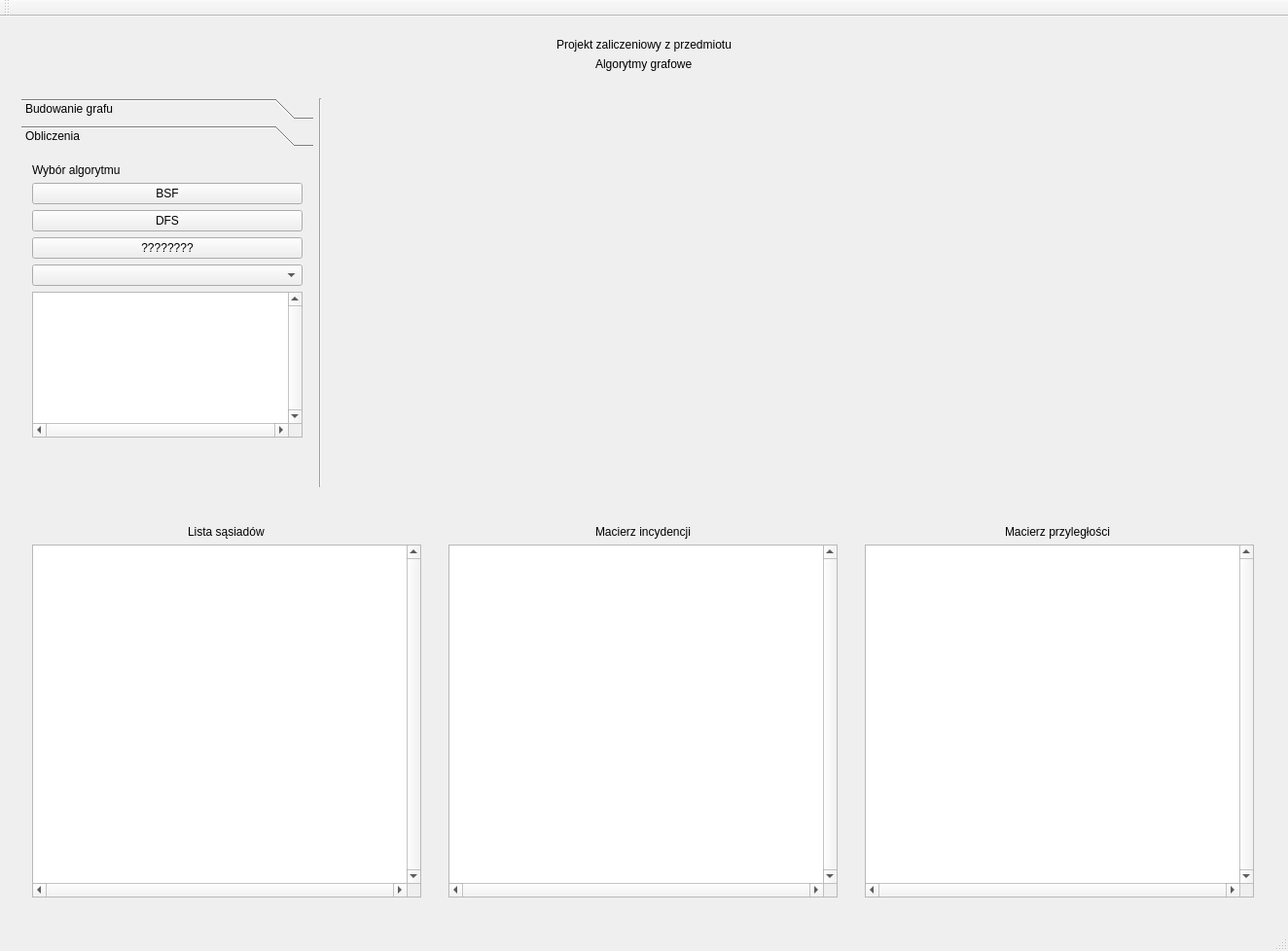
<?xml version="1.0" encoding="UTF-8"?>
<ui version="4.0">
 <class>MainWindow</class>
 <widget class="QMainWindow" name="MainWindow">
  <property name="geometry">
   <rect>
    <x>0</x>
    <y>0</y>
    <width>1324</width>
    <height>978</height>
   </rect>
  </property>
  <property name="windowTitle">
   <string>MainWindow</string>
  </property>
  <widget class="QWidget" name="centralWidget">
   <layout class="QVBoxLayout" name="verticalLayout_9">
    <item>
     <widget class="QWidget" name="widget_10" native="true">
      <layout class="QVBoxLayout" name="verticalLayout_8">
       <item alignment="Qt::AlignHCenter">
        <widget class="QLabel" name="label">
         <property name="text">
          <string>Projekt zaliczeniowy z przedmiotu</string>
         </property>
         <property name="alignment">
          <set>Qt::AlignCenter</set>
         </property>
        </widget>
       </item>
       <item alignment="Qt::AlignHCenter">
        <widget class="QLabel" name="label_2">
         <property name="text">
          <string>Algorytmy grafowe</string>
         </property>
        </widget>
       </item>
      </layout>
     </widget>
    </item>
    <item>
     <widget class="QWidget" name="widget_11" native="true">
      <property name="minimumSize">
       <size>
        <width>1280</width>
        <height>0</height>
       </size>
      </property>
      <property name="maximumSize">
       <size>
        <width>1280</width>
        <height>16777215</height>
       </size>
      </property>
      <layout class="QHBoxLayout" name="horizontalLayout_5">
       <item alignment="Qt::AlignLeft|Qt::AlignTop">
        <widget class="QToolBox" name="toolBox">
         <property name="minimumSize">
          <size>
           <width>300</width>
           <height>360</height>
          </size>
         </property>
         <property name="maximumSize">
          <size>
           <width>300</width>
           <height>360</height>
          </size>
         </property>
         <property name="currentIndex">
          <number>1</number>
         </property>
         <widget class="QWidget" name="page_1">
          <property name="geometry">
           <rect>
            <x>0</x>
            <y>0</y>
            <width>300</width>
            <height>292</height>
           </rect>
          </property>
          <attribute name="label">
           <string>Budowanie grafu</string>
          </attribute>
          <layout class="QVBoxLayout" name="verticalLayout_3">
           <item>
            <widget class="QWidget" name="okno_add_del" native="true">
             <layout class="QHBoxLayout" name="horizontalLayout">
              <item>
               <widget class="QRadioButton" name="rb_dodaj">
                <property name="text">
                 <string>Dodaj</string>
                </property>
                <property name="checkable">
                 <bool>true</bool>
                </property>
                <property name="checked">
                 <bool>false</bool>
                </property>
                <property name="autoExclusive">
                 <bool>true</bool>
                </property>
               </widget>
              </item>
              <item>
               <widget class="QRadioButton" name="rb_usun">
                <property name="text">
                 <string>Usuń</string>
                </property>
               </widget>
              </item>
             </layout>
            </widget>
           </item>
           <item>
            <widget class="QWidget" name="okno_V_E" native="true">
             <property name="enabled">
              <bool>true</bool>
             </property>
             <layout class="QHBoxLayout" name="horizontalLayout_2">
              <item>
               <widget class="QRadioButton" name="rb_V">
                <property name="enabled">
                 <bool>true</bool>
                </property>
                <property name="text">
                 <string>Wierzchołek</string>
                </property>
               </widget>
              </item>
              <item>
               <widget class="QRadioButton" name="rb_E">
                <property name="text">
                 <string>Krawędź</string>
                </property>
               </widget>
              </item>
             </layout>
            </widget>
           </item>
           <item>
            <widget class="QWidget" name="okno_skie_nieskie" native="true">
             <property name="enabled">
              <bool>false</bool>
             </property>
             <layout class="QHBoxLayout" name="horizontalLayout_3">
              <item>
               <widget class="QRadioButton" name="rb_skie">
                <property name="text">
                 <string>Skierowana</string>
                </property>
                <property name="checkable">
                 <bool>true</bool>
                </property>
                <property name="checked">
                 <bool>true</bool>
                </property>
               </widget>
              </item>
              <item>
               <widget class="QRadioButton" name="rb_nieskie">
                <property name="text">
                 <string>Nieskierowana</string>
                </property>
               </widget>
              </item>
             </layout>
            </widget>
           </item>
           <item>
            <widget class="QWidget" name="widget_4" native="true">
             <layout class="QHBoxLayout" name="horizontalLayout_4">
              <item>
               <widget class="QPushButton" name="b_edytuj">
                <property name="text">
                 <string>Edytuj</string>
                </property>
               </widget>
              </item>
              <item>
               <widget class="QPushButton" name="b_koniec">
                <property name="text">
                 <string>Koniec budowy</string>
                </property>
               </widget>
              </item>
             </layout>
             <zorder>b_koniec</zorder>
             <zorder>b_edytuj</zorder>
            </widget>
           </item>
           <item>
            <widget class="QWidget" name="widget_5" native="true">
             <layout class="QVBoxLayout" name="verticalLayout">
              <item>
               <widget class="QPushButton" name="b_clean">
                <property name="text">
                 <string>Wyczyść graf</string>
                </property>
               </widget>
              </item>
             </layout>
            </widget>
           </item>
          </layout>
         </widget>
         <widget class="QWidget" name="page_2">
          <property name="geometry">
           <rect>
            <x>0</x>
            <y>0</y>
            <width>300</width>
            <height>292</height>
           </rect>
          </property>
          <attribute name="label">
           <string>Obliczenia</string>
          </attribute>
          <layout class="QVBoxLayout" name="verticalLayout_2">
           <item>
            <widget class="QLabel" name="label_3">
             <property name="maximumSize">
              <size>
               <width>16777215</width>
               <height>107</height>
              </size>
             </property>
             <property name="text">
              <string>Wybór algorytmu</string>
             </property>
            </widget>
           </item>
           <item>
            <widget class="QPushButton" name="BFS_but">
             <property name="text">
              <string>BSF</string>
             </property>
            </widget>
           </item>
           <item>
            <widget class="QPushButton" name="DFS_but">
             <property name="text">
              <string>DFS</string>
             </property>
            </widget>
           </item>
           <item>
            <widget class="QPushButton" name="pushButton_3">
             <property name="text">
              <string>????????</string>
             </property>
            </widget>
           </item>
           <item>
            <widget class="QComboBox" name="comboBox"/>
           </item>
           <item>
            <widget class="QTextEdit" name="wynik">
             <property name="verticalScrollBarPolicy">
              <enum>Qt::ScrollBarAlwaysOn</enum>
             </property>
             <property name="horizontalScrollBarPolicy">
              <enum>Qt::ScrollBarAlwaysOn</enum>
             </property>
             <property name="lineWrapMode">
              <enum>QTextEdit::NoWrap</enum>
             </property>
             <property name="readOnly">
              <bool>true</bool>
             </property>
            </widget>
           </item>
          </layout>
         </widget>
        </widget>
       </item>
       <item>
        <widget class="Line" name="line">
         <property name="minimumSize">
          <size>
           <width>2</width>
           <height>0</height>
          </size>
         </property>
         <property name="maximumSize">
          <size>
           <width>2</width>
           <height>16777215</height>
          </size>
         </property>
         <property name="orientation">
          <enum>Qt::Vertical</enum>
         </property>
        </widget>
       </item>
       <item>
        <widget class="MyWidget" name="ekran" native="true">
         <property name="enabled">
          <bool>true</bool>
         </property>
         <property name="minimumSize">
          <size>
           <width>950</width>
           <height>400</height>
          </size>
         </property>
         <property name="cursor">
          <cursorShape>ArrowCursor</cursorShape>
         </property>
         <property name="mouseTracking">
          <bool>false</bool>
         </property>
        </widget>
       </item>
      </layout>
     </widget>
    </item>
    <item>
     <widget class="QWidget" name="widget_9" native="true">
      <property name="minimumSize">
       <size>
        <width>1300</width>
        <height>300</height>
       </size>
      </property>
      <property name="maximumSize">
       <size>
        <width>304</width>
        <height>700</height>
       </size>
      </property>
      <layout class="QHBoxLayout" name="horizontalLayout_6">
       <item>
        <widget class="QWidget" name="okno_LS" native="true">
         <layout class="QVBoxLayout" name="verticalLayout_6">
          <item alignment="Qt::AlignHCenter">
           <widget class="QLabel" name="label_7">
            <property name="text">
             <string>Lista sąsiadów</string>
            </property>
           </widget>
          </item>
          <item>
           <widget class="QTextEdit" name="list_LS">
            <property name="verticalScrollBarPolicy">
             <enum>Qt::ScrollBarAlwaysOn</enum>
            </property>
            <property name="horizontalScrollBarPolicy">
             <enum>Qt::ScrollBarAlwaysOn</enum>
            </property>
            <property name="lineWrapMode">
             <enum>QTextEdit::NoWrap</enum>
            </property>
            <property name="readOnly">
             <bool>true</bool>
            </property>
           </widget>
          </item>
         </layout>
        </widget>
       </item>
       <item>
        <widget class="QWidget" name="okno_MI" native="true">
         <layout class="QVBoxLayout" name="verticalLayout_5">
          <item alignment="Qt::AlignHCenter">
           <widget class="QLabel" name="label_6">
            <property name="text">
             <string>Macierz incydencji</string>
            </property>
           </widget>
          </item>
          <item>
           <widget class="QTextEdit" name="MI">
            <property name="verticalScrollBarPolicy">
             <enum>Qt::ScrollBarAlwaysOn</enum>
            </property>
            <property name="horizontalScrollBarPolicy">
             <enum>Qt::ScrollBarAlwaysOn</enum>
            </property>
            <property name="lineWrapMode">
             <enum>QTextEdit::NoWrap</enum>
            </property>
            <property name="readOnly">
             <bool>true</bool>
            </property>
           </widget>
          </item>
         </layout>
        </widget>
       </item>
       <item>
        <widget class="QWidget" name="okno_MP" native="true">
         <layout class="QVBoxLayout" name="verticalLayout_4">
          <item alignment="Qt::AlignHCenter">
           <widget class="QLabel" name="label_5">
            <property name="text">
             <string>Macierz przyległości </string>
            </property>
           </widget>
          </item>
          <item>
           <widget class="QTextEdit" name="MP">
            <property name="font">
             <font>
              <family>Arial</family>
              <kerning>false</kerning>
             </font>
            </property>
            <property name="verticalScrollBarPolicy">
             <enum>Qt::ScrollBarAlwaysOn</enum>
            </property>
            <property name="horizontalScrollBarPolicy">
             <enum>Qt::ScrollBarAlwaysOn</enum>
            </property>
            <property name="lineWrapMode">
             <enum>QTextEdit::NoWrap</enum>
            </property>
            <property name="readOnly">
             <bool>true</bool>
            </property>
           </widget>
          </item>
         </layout>
        </widget>
       </item>
      </layout>
      <zorder>okno_MI</zorder>
      <zorder>okno_LS</zorder>
      <zorder>okno_MP</zorder>
     </widget>
    </item>
   </layout>
  </widget>
  <widget class="QMenuBar" name="menuBar">
   <property name="geometry">
    <rect>
     <x>0</x>
     <y>0</y>
     <width>1324</width>
     <height>22</height>
    </rect>
   </property>
  </widget>
  <widget class="QToolBar" name="mainToolBar">
   <attribute name="toolBarArea">
    <enum>TopToolBarArea</enum>
   </attribute>
   <attribute name="toolBarBreak">
    <bool>false</bool>
   </attribute>
  </widget>
  <widget class="QStatusBar" name="statusBar"/>
 </widget>
 <layoutdefault spacing="6" margin="11"/>
 <customwidgets>
  <customwidget>
   <class>MyWidget</class>
   <extends>QWidget</extends>
   <header location="global">mywidget.h</header>
   <container>1</container>
  </customwidget>
 </customwidgets>
 <resources/>
 <connections/>
</ui>
